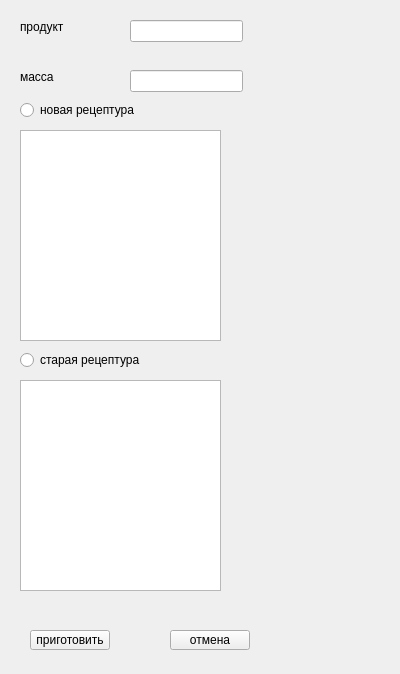
<?xml version="1.0" encoding="UTF-8"?>
<ui version="4.0">
 <class>Form</class>
 <widget class="QWidget" name="Form">
  <property name="geometry">
   <rect>
    <x>0</x>
    <y>0</y>
    <width>400</width>
    <height>674</height>
   </rect>
  </property>
  <property name="windowTitle">
   <string>Form</string>
  </property>
  <widget class="QLabel" name="label">
   <property name="geometry">
    <rect>
     <x>20</x>
     <y>20</y>
     <width>49</width>
     <height>14</height>
    </rect>
   </property>
   <property name="text">
    <string>продукт</string>
   </property>
  </widget>
  <widget class="QLabel" name="label_2">
   <property name="geometry">
    <rect>
     <x>20</x>
     <y>70</y>
     <width>49</width>
     <height>14</height>
    </rect>
   </property>
   <property name="text">
    <string>масса</string>
   </property>
  </widget>
  <widget class="QRadioButton" name="radio_btn">
   <property name="geometry">
    <rect>
     <x>20</x>
     <y>100</y>
     <width>121</width>
     <height>20</height>
    </rect>
   </property>
   <property name="text">
    <string>новая рецептура</string>
   </property>
  </widget>
  <widget class="QRadioButton" name="old_radio_btn">
   <property name="geometry">
    <rect>
     <x>20</x>
     <y>350</y>
     <width>141</width>
     <height>20</height>
    </rect>
   </property>
   <property name="text">
    <string>старая рецептура</string>
   </property>
  </widget>
  <widget class="QTextEdit" name="recipe_text">
   <property name="geometry">
    <rect>
     <x>20</x>
     <y>130</y>
     <width>201</width>
     <height>211</height>
    </rect>
   </property>
  </widget>
  <widget class="QTextEdit" name="old_recipe_text">
   <property name="geometry">
    <rect>
     <x>20</x>
     <y>380</y>
     <width>201</width>
     <height>211</height>
    </rect>
   </property>
  </widget>
  <widget class="QLineEdit" name="product_edit">
   <property name="geometry">
    <rect>
     <x>130</x>
     <y>20</y>
     <width>113</width>
     <height>22</height>
    </rect>
   </property>
  </widget>
  <widget class="QLineEdit" name="mass_edit">
   <property name="geometry">
    <rect>
     <x>130</x>
     <y>70</y>
     <width>113</width>
     <height>22</height>
    </rect>
   </property>
  </widget>
  <widget class="QPushButton" name="btnOK">
   <property name="geometry">
    <rect>
     <x>30</x>
     <y>630</y>
     <width>80</width>
     <height>20</height>
    </rect>
   </property>
   <property name="text">
    <string>приготовить</string>
   </property>
  </widget>
  <widget class="QPushButton" name="btnExit">
   <property name="geometry">
    <rect>
     <x>170</x>
     <y>630</y>
     <width>80</width>
     <height>20</height>
    </rect>
   </property>
   <property name="text">
    <string>отмена</string>
   </property>
  </widget>
 </widget>
 <resources/>
 <connections/>
</ui>
